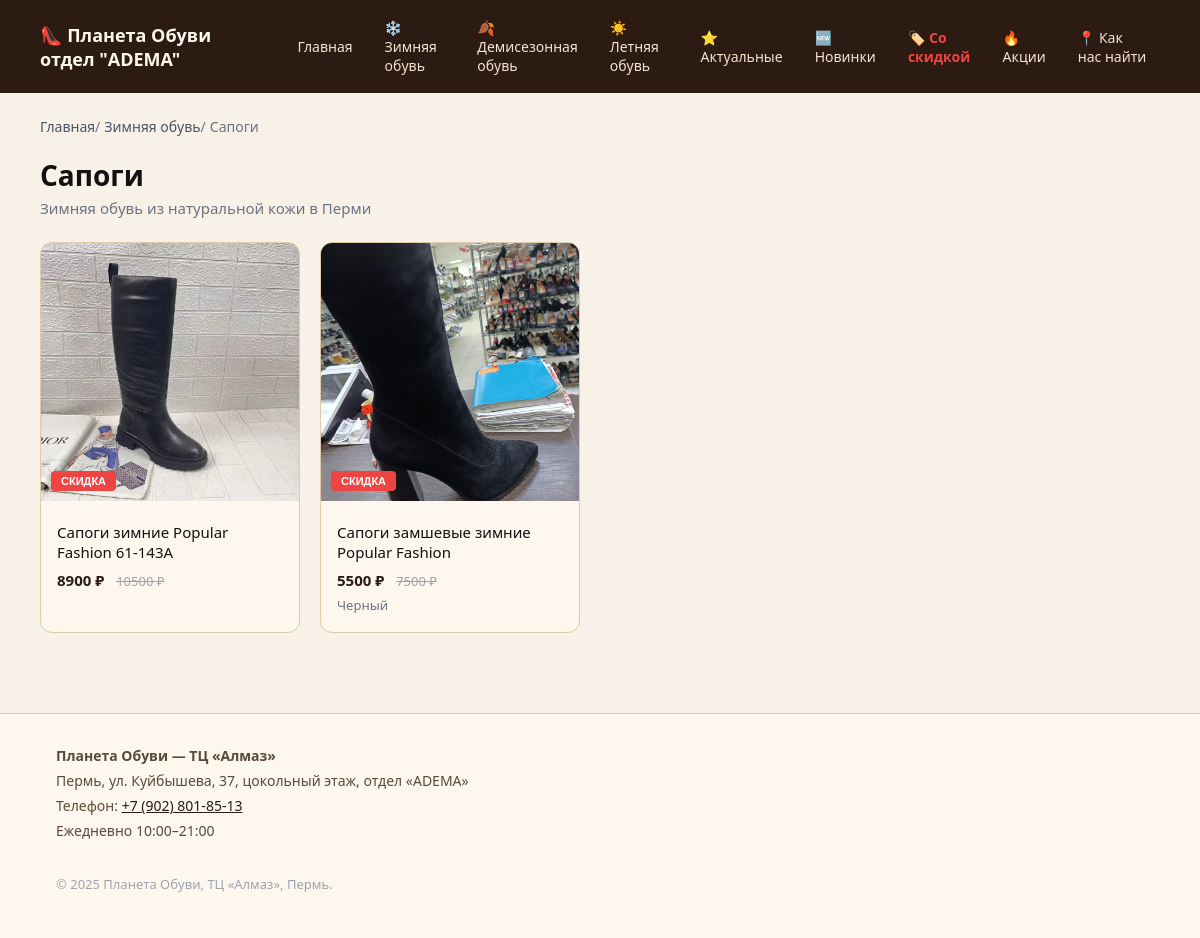
Screenshot of /zimnyaya/sapogi with the database file from the repository.
### app/models.py (models this page shows)
class Category(Base):
    __tablename__ = "categories"
    id = Column(Integer, primary_key=True, index=True)
    name = Column(String(255), nullable=False)
    slug = Column(String(255), unique=True, nullable=False, index=True)
    icon = Column(String(32), nullable=True)  # emoji или иконка
    sort_order = Column(Integer, default=0, nullable=False)
    subcategories = relationship("Subcategory", back_populates="category", order_by="Subcategory.sort_order")

class Subcategory(Base):
    __tablename__ = "subcategories"
    id = Column(Integer, primary_key=True, index=True)
    name = Column(String(255), nullable=False)
    slug = Column(String(255), nullable=False, index=True)
    sort_order = Column(Integer, default=0, nullable=False)
    category_id = Column(Integer, ForeignKey("categories.id"), nullable=False)
    category = relationship("Category", back_populates="subcategories")
    products = relationship("Product", back_populates="subcategory", order_by="Product.created_at.desc()")

class Product(Base):
    __tablename__ = "products"
    id = Column(Integer, primary_key=True, index=True)
    name = Column(String(255), nullable=False)
    slug = Column(String(255), nullable=False, index=True)
    description = Column(Text, nullable=True)
    price = Column(Float, nullable=False)
    old_price = Column(Float, nullable=True)
    sizes_json = Column(String(255), nullable=True)  # JSON: "[36, 37, 38, 39]"
    color = Column(String(64), nullable=True)
    image_url = Column(String(512), nullable=True)
    is_active = Column(Boolean, default=True, nullable=False)
    is_new = Column(Boolean, default=False, nullable=False)  # новинка
    is_featured = Column(Boolean, default=False, nullable=False)  # актуальный товар
    created_at = Column(DateTime, default=datetime.utcnow, nullable=False)
    subcategory_id = Column(Integer, ForeignKey("subcategories.id"), nullable=True)
    subcategory = relationship("Subcategory", back_populates="products")

### app/main.py (the view)
@app.get("/{category_slug}/{subcategory_slug}", response_class=HTMLResponse)
def read_subcategory(
    category_slug: str,
    subcategory_slug: str,
    request: Request,
    db: Session = Depends(get_db),
) -> HTMLResponse:
    category = db.query(Category).filter(Category.slug == category_slug).first()
    if category is None:
        return _not_found_response(request, db)
    subcategory = (
        db.query(Subcategory)
        .filter(Subcategory.category_id == category.id, Subcategory.slug == subcategory_slug)
        .first()
    )
    if subcategory is None:
        return _not_found_response(request, db)
    all_categories = db.query(Category).options(joinedload(Category.subcategories)).order_by(Category.sort_order).all()
    products = (
        db.query(Product)
        .filter(Product.subcategory_id == subcategory.id, Product.is_active.is_(True))
        .order_by(Product.created_at.desc())
        .all()
    )
    breadcrumbs = [
        {"name": "Главная", "url": "/"},
        {"name": category.name, "url": f"/category/{category.slug}"},
        {"name": subcategory.name, "url": f"/{category.slug}/{subcategory.slug}"},
    ]
    season_map = {
        "zimnyaya": "Зимние",
        "demisezon": "Демисезонные",
        "letnyaya": "Летние",
    }
    season_prefix = season_map.get(category.slug, "")
    seo_title = f"{season_prefix} {subcategory.name.lower()} из кожи — Пермь | ТЦ «Алмаз»"
    return templates.TemplateResponse(
        "subcategory.html",
        {
            "request": request,
            "categories": all_categories,
            "category": category,
            "subcategory": subcategory,
            "products": products,
            "breadcrumbs": breadcrumbs,
            "page_title": seo_title,
            "meta_description": f"{season_prefix} {subcategory.name.lower()} из натуральной кожи. Купить в Перми, ТЦ «Алмаз». Примерка на месте.",
        },
    )

### app/templates/subcategory.html (shortened to what this page needs)
{% extends "base.html" %}
{% block content %}
<nav class="breadcrumbs" aria-label="Хлебные крошки">
  <ol itemscope itemtype="https://schema.org/BreadcrumbList">
    {% for bc in breadcrumbs %}
    <li itemprop="itemListElement" itemscope itemtype="https://schema.org/ListItem">
      {% if loop.last %}
        <span itemprop="name">{{ bc.name }}</span>
      {% else %}
        <a href="{{ bc.url }}" itemprop="item"><span itemprop="name">{{ bc.name }}</span></a> /
      {% endif %}
    </li>
    {% endfor %}
  </ol>
</nav>
<section class="subcategory-page">
  <header class="subcategory-header">
    <h1>{{ subcategory.name }}</h1>
    <p class="subcategory-subtitle">{{ category.name }} из натуральной кожи в Перми</p>
  </header>
  {% if products %}
  <div class="product-grid">
    {% for product in products %}
    <article class="product-card" itemscope itemtype="https://schema.org/Product">
      <button
        type="button"
        class="product-card-image-btn"
        hx-get="/product-modal/{{ product.id }}"
        hx-target="#product-modal-content"
        hx-swap="innerHTML"
        hx-push-url="false"
      >
        <div class="product-card-image">
          {% if product.image_url %}
          <img
            src="{{ product.image_url }}"
            alt="{{ product.name }}"
            itemprop="image"
            loading="lazy"
          />
          {% endif %}
          {% if product.old_price %}
          <span class="product-badge product-badge-sale">Скидка</span>
          {% endif %}
        </div>
      </button>
      <div class="product-card-body">
        <h3 class="product-card-title" itemprop="name">
          <a href="/product/{{ product.id }}-{{ product.slug }}" class="product-card-link">
            {{ product.name }}
          </a>
        </h3>
        <div class="product-card-price" itemprop="offers" itemscope itemtype="https://schema.org/Offer">
          <span class="price" itemprop="price" content="{{ product.price }}">{{ product.price | int }} ₽</span>
          {% if product.old_price %}
          <span class="old-price">{{ product.old_price | int }} ₽</span>
          {% endif %}
        </div>
        {% if product.color %}
        <div class="product-card-color">{{ product.color }}</div>
        {% endif %}
      </div>
    </article>
    {% endfor %}
  </div>
  {% else %}
  <p class="product-empty">В этой категории пока нет товаров.</p>
  {% endif %}
</section>
{% endblock %}

### app/templates/base.html (shortened to what this page needs)
<!DOCTYPE html>
<html lang="ru">
  <head>
    <link rel="stylesheet" href="{{ url_for('static', path='/style.css') }}?v=3" />
  </head>
  <body>
    <header class="header">
      <div class="container header-inner">
        <div class="logo">
          <a href="/">👠 Планета Обуви отдел "ADEMA"</a>
        </div>
        <nav class="nav">
          <a href="/" class="nav-link">Главная</a>
          {% if categories is defined %}
            {% for cat in categories %}
            <div class="nav-dropdown">
              <a href="/category/{{ cat.slug }}" class="nav-link nav-link-dropdown">
                {{ cat.icon }} {{ cat.name }}
              </a>
            </div>
            {% endfor %}
          {% endif %}
          <a href="/featured" class="nav-link">⭐ Актуальные</a>
          <a href="/new" class="nav-link">🆕 Новинки</a>
          <a href="/sale" class="nav-link nav-link-sale">🏷️ Со скидкой</a>
          <a href="/promotions" class="nav-link">🔥 Акции</a>
          <a href="/map" class="nav-link">📍 Как нас найти</a>
        </nav>
      </div>
    </header>
    <main class="main container">
      {% block content %}{% endblock %}
    </main>
    <footer class="footer" itemscope itemtype="https://schema.org/LocalBusiness">
      <div class="container footer-inner">
        <div class="footer-info">
          <p itemprop="name"><strong>Планета Обуви — ТЦ «Алмаз»</strong></p>
          <p itemprop="address" itemscope itemtype="https://schema.org/PostalAddress">
            <span itemprop="addressLocality">Пермь</span>,
            <span itemprop="streetAddress">ул. Куйбышева, 37, цокольный этаж, отдел «ADEMA»</span>
          </p>
          <p>Телефон: <a href="tel:+79028018513" itemprop="telephone">+7 (902) 801-85-13</a></p>
          <p itemprop="openingHours" content="Mo-Su 10:00-21:00">Ежедневно 10:00–21:00</p>
        </div>
        <p class="footer-copy">&copy; 2025 Планета Обуви, ТЦ «Алмаз», Пермь.</p>
      </div>
    </footer>
  </body>
</html>

### static/style.css (style rules this page uses)
* { box-sizing: border-box; }
body { margin: 0; font-family: system-ui, -apple-system, BlinkMacSystemFont, "Segoe UI", sans-serif; color: #111111; background-color: #f7f1e8; }
a { color: #2b1b12; }
.container { max-width: 1120px; margin: 0 auto; padding: 0 16px; }
.header { background-color: #2b1b12; color: #fdf7ee; position: sticky; top: 0; z-index: 100; }
.header-inner { display: flex; align-items: center; justify-content: space-between; padding: 12px 0; gap: 16px; }
.logo a { color: #fdf7ee; text-decoration: none; font-weight: 600; font-size: 18px; }
.nav { display: flex; gap: 8px; flex-wrap: nowrap; align-items: center; overflow-x: auto; scrollbar-width: none; }
.nav-link { color: #f5e3d1; text-decoration: none; font-size: 14px; padding: 6px 12px; border-radius: 6px; transition: background-color 0.15s ease, color 0.15s ease; }
.nav-dropdown { position: relative; }
.nav-link-dropdown { display: inline-flex; align-items: center; gap: 4px; }
.main { padding: 24px 0 48px; min-height: calc(100vh - 200px); }
.category-page, .subcategory-page { margin-bottom: 32px; }
.category-header, .subcategory-header { margin-bottom: 24px; }
.category-header h1, .subcategory-header h1 { font-size: 28px; margin: 0; }
.subcategory-subtitle { color: #6b7280; margin: 4px 0 0; font-size: 15px; }
.product-grid { display: grid; grid-template-columns: repeat(auto-fill, minmax(200px, 260px)); gap: 20px; justify-content: start; }
.product-card { background-color: #fdf7ee; border-radius: 12px; border: 1px solid #e1c9ab; overflow: hidden; transition: all 0.2s ease; }
.product-grid .product-card { max-width: 100%; }
.product-card-link { display: flex; flex-direction: column; color: inherit; text-decoration: none; height: 100%; }
.product-card-image { width: 100%; aspect-ratio: 1 / 1; position: relative; background-color: #e7d3ba; overflow: hidden; }
.product-card-image img { width: 100%; height: 100%; object-fit: cover; }
.product-badge { position: absolute; top: 10px; left: 10px; padding: 4px 10px; border-radius: 4px; font-size: 11px; font-weight: 600; text-transform: uppercase; }
.product-badge-sale { background-color: #ef4444; color: #fff; top: auto; bottom: 10px; }
.product-card-body { padding: 14px 16px 18px; }
.product-card-title { font-size: 15px; font-weight: 500; margin: 0 0 8px; line-height: 1.3; }
.product-card-price { font-size: 15px; }
.product-card-price .price { font-weight: 700; color: #2b1b12; }
.product-card-price .old-price { margin-left: 8px; font-size: 13px; color: #9ca3af; text-decoration: line-through; }
.product-card-color { margin-top: 6px; font-size: 13px; color: #6b7280; }
.breadcrumbs { font-size: 14px; margin-bottom: 20px; color: #6b7280; }
.breadcrumbs ol { list-style: none; display: flex; flex-wrap: wrap; gap: 4px; padding: 0; margin: 0; }
.breadcrumbs li { display: flex; align-items: center; }
.breadcrumbs a { color: #4b5563; text-decoration: none; }
.footer { border-top: 1px solid #e1c9ab; padding: 32px 0; font-size: 14px; color: #5b4a3b; background-color: #fdf7ee; }
.footer-inner { display: flex; flex-direction: column; gap: 16px; }
.footer-info p { margin: 0 0 6px; }
.footer-info a { color: #2b1b12; font-weight: 500; }
.footer-copy { color: #9ca3af; font-size: 13px; }
.product-card { transition: transform 0.3s ease, box-shadow 0.3s ease; }
.product-card-image img { transition: transform 0.4s ease; }
.product-card-image-btn { padding: 0; margin: 0 0 8px; border: none; background: none; cursor: pointer; width: 100%; text-align: left; }
.nav-link-sale { color: #ef4444 !important; font-weight: 600; }

### rows the page displays
Category: icon "❄️", name "Зимняя обувь"
Category: icon "🍂", name "Демисезонная обувь"
Category: icon "☀️", name "Летняя обувь"
Subcategory: name "Сапоги"
Product: image_url (picture), shows "СКИДКА", name "Сапоги зимние Popular Fashion 61-143A", price "8900", old_price "10500"
Product: image_url (picture), shows "СКИДКА", name "Сапоги замшевые зимние Popular Fashion", price "5500", old_price "7500", color "Черный"

### other values shown
{{ bc.name }} "Главная"
